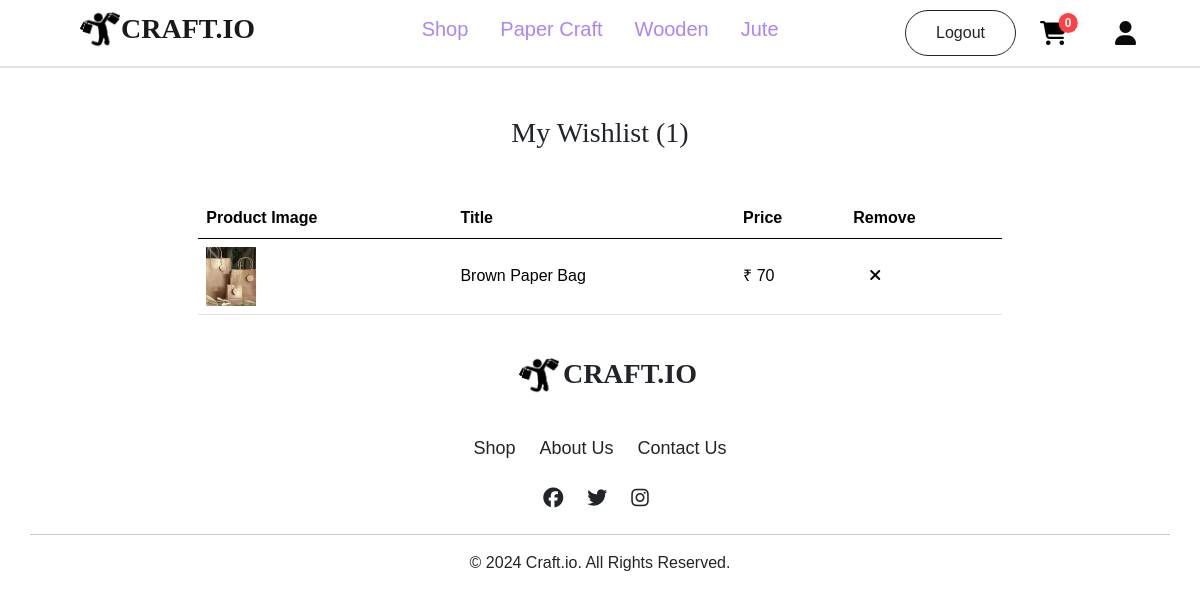
Screenshot of /customer/wishlist/ (signed in) with the database file from the repository.
### account/models.py (models this page shows, shortened)
class Wishlist(models.Model):
    user = models.ForeignKey(User, on_delete=models.CASCADE)
    product = models.ForeignKey(Productss, on_delete=models.CASCADE)

class Productss(models.Model):
    title=models.CharField(max_length=100)
    description=models.CharField(max_length=500)
    price=models.IntegerField()
    offerprice=models.IntegerField()
    image=models.ImageField(upload_to='product_images')
    stock=models.IntegerField()
    ShippingFee=models.CharField(max_length=100,default='Free')
    created_at = models.DateTimeField(default=timezone.now)
    options=(
        ('PaperCraft','PaperCraft'),
        ('Wooden','Wooden'),
        ('Jute','Jute'),
    )
    category=models.CharField(max_length=100,choices=options)

### customer/views.py (the view)
    def inner(request, *args, **kw):
        if request.user.is_authenticated:
            return fn(request, *args, **kw)
        else:
            messages.error(request, 'Please login First!!')
            return redirect('login')

### customer/context_processors.py (called while the page is built)
def item_count(request):
    if request.user.is_authenticated:
        cart_count=Cart.objects.filter(user=request.user).count()
        wishlist_count=Wishlist.objects.filter(user=request.user).count()
        order_count=Orders.objects.filter(user=request.user).count()
        return {'cart':cart_count,'wishlist':wishlist_count,'order':order_count}
    else:
        return {"cart":0,'wishlist':0,"order":0}

### customer/views.py (called while the page is built)
def signin_required(fn):
    def inner(request, *args, **kw):
        if request.user.is_authenticated:
            return fn(request, *args, **kw)
        else:
            messages.error(request, 'Please login First!!')
            return redirect('login')
    return inner

@signin_required
def wishlist_view(request):
    wishlist_items = Wishlist.objects.filter(user=request.user)
    return render(request, 'wishlist.html', {'wishlist_items': wishlist_items})

### customer/templates/wishlist.html
{% extends 'navbar.html' %}
{% block content %}
    {% if wishlist_items %}
    <div class="container mt-5">
        <h3 class="text-center" style="font-family:Cambria, Cochin, Georgia, Times, 'Times New Roman', serif;">My Wishlist
            ({{wishlist}})
        </h3>
    <div class="table-container" style="width: 72%; margin: 0 auto;">
        <table class="table mt-5">
            <thead>
                <tr>
                    <th>Product Image</th>
                    <th>Title</th>
                    <th>Price</th>
                    <th>Remove</th>
                </tr>
            </thead>
            <tbody>
            {% for item in wishlist_items %}
                <tr class="align-middle">
                    <td>
                        <a href="{% url 'pdetail' item.product.id %}">
                            <img src="{{ item.product.image.url }}" alt="{{ item.product.title }}" class="img-fluid" height="50px" width="50px">
                        </a>
                    </td>
                    <td>{{ item.product.title }}</td>
                    <td>&#8377; {{ item.product.offerprice }}</td>
                    <td>
                        <a href="{% url 'remove_from_wishlist' item.product.id %}"  class="ms-3"><i class="fa-solid fa-xmark" style="color: #00040a;"></i></a>
                    </td>
                </tr>
            {% endfor %}
            </tbody>
        </table>
    </div>
</div>
    {% else %}
    <div style="display: flex; justify-content: center; align-items: center; height: 80vh;margin-top: 30px;">
        <img src="https://i.pinimg.com/originals/f6/e4/64/f6e464230662e7fa4c6a4afb92631aed.png" class="img-fluid rounded-top" alt=""/>
    </div>
    {% endif %}
{% endblock content %}

### customer/templates/navbar.html (style rules this page uses)
* { font-family: 'Parkinsans', sans-serif; }

### rows the page displays
Wishlist: product.image (picture), product "Brown Paper Bag", product.offerprice "70"

### other values shown
{{ cart }} "0"
{{ wishlist }} "1"
